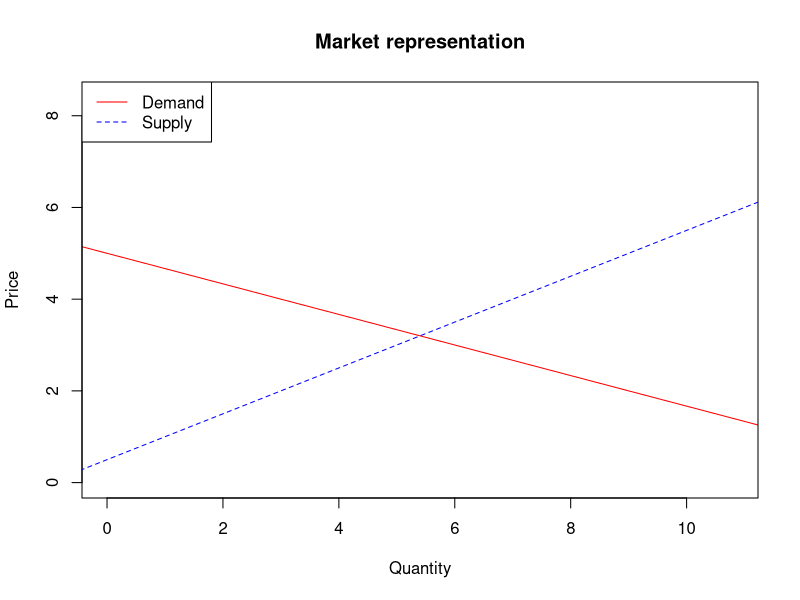
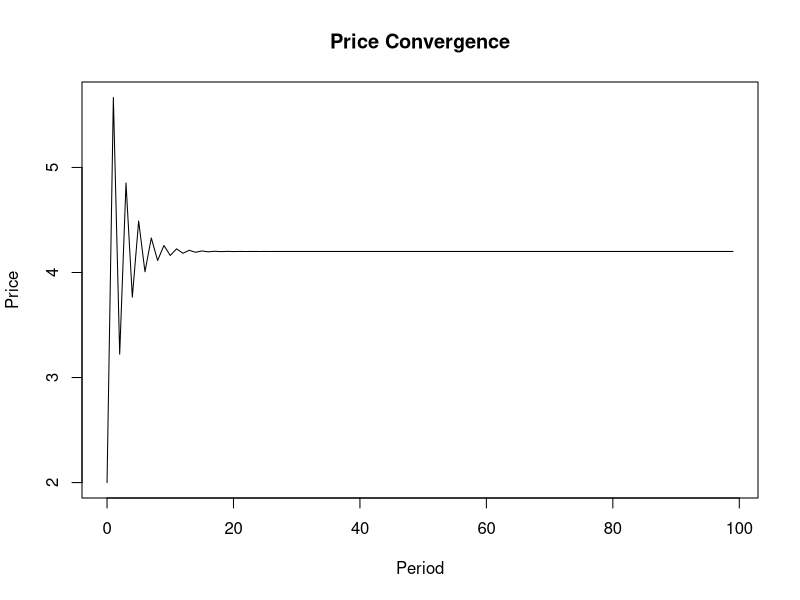
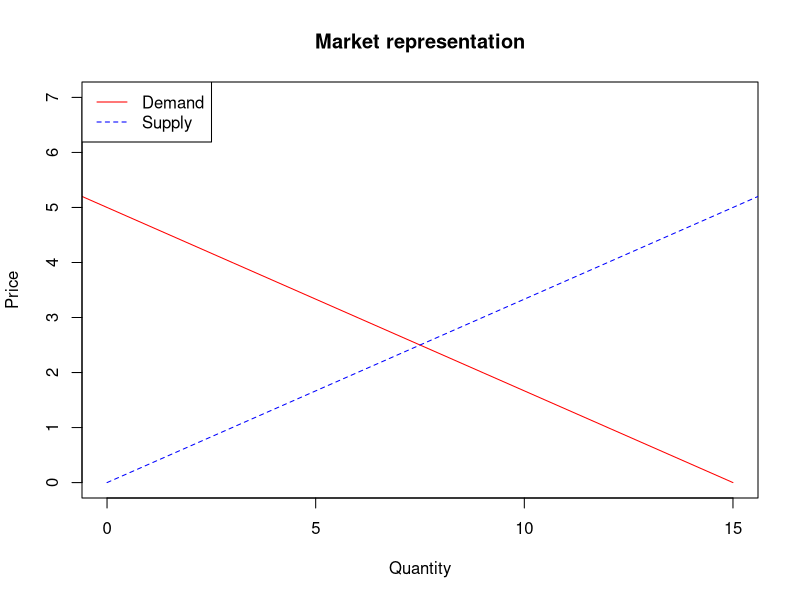
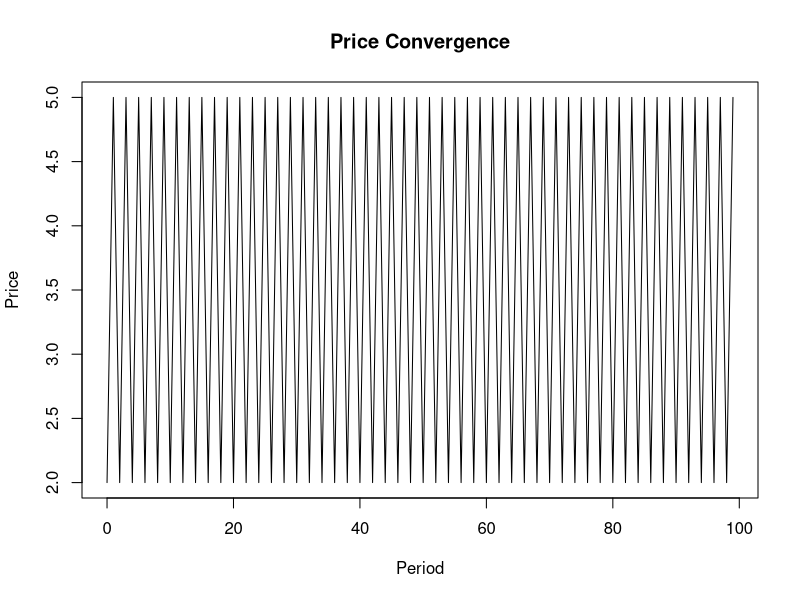
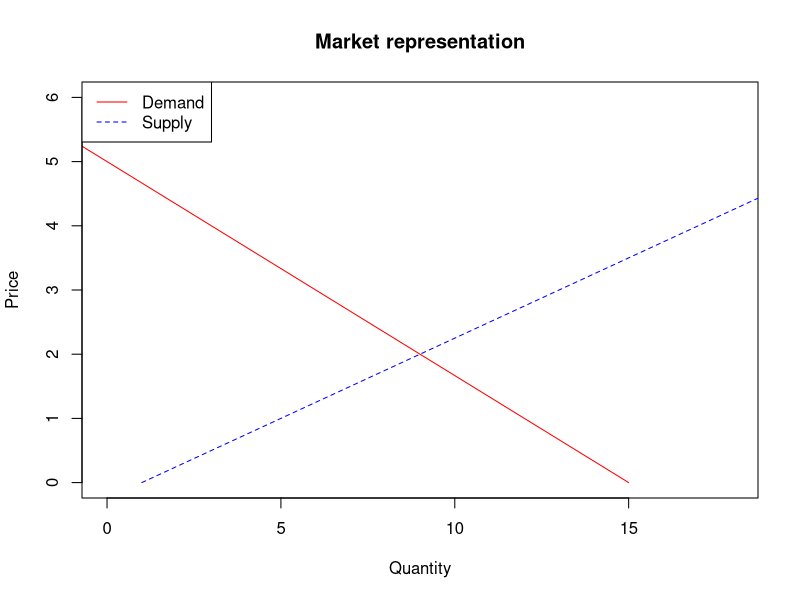
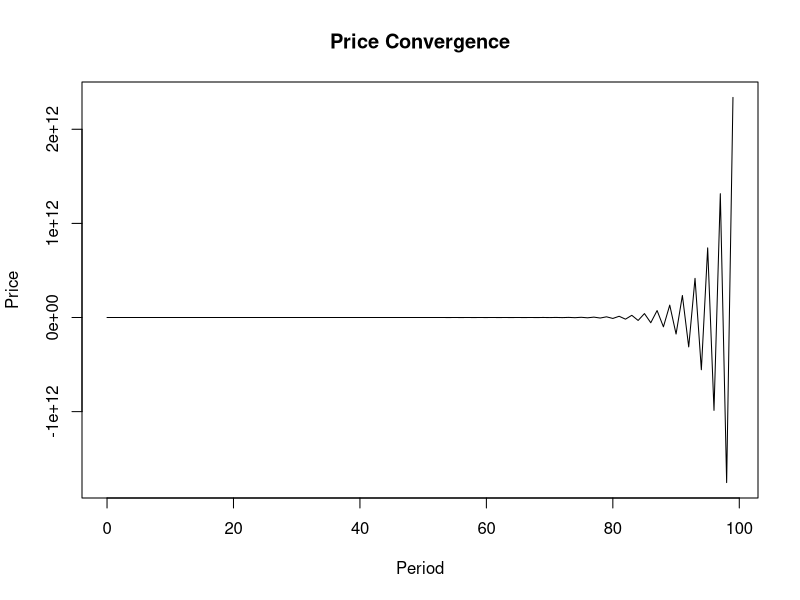

R code for these plots, in order:
# Cobweb Model

# Written by Jorge Paredes on May, 2022

# This script aims to recreate the Cobweb model presented in Ch. 17 on Fundamental Methods of Mathematical Economics from Alpha Chiang


# Preamble ----
library(ggplot2)
library(dplyr)
setwd("C:/Users/jparedesm/iCloudDrive/Desktop/Papers/Small Models/Cobweb")

# Linear CobWeb ----

lin_cobweb <- function(alpha, beta, gamma, delta, p0, iter = 100, tol = 6e-07, return_df=FALSE){
  # Set the vectors for supply, demand and price dynamics
  Qd <- numeric(iter)
  Qs <- numeric(iter)
  p <- numeric(iter)
  p[1] <- p0
  
  # Equilibrium
  p_eq <- (alpha+gamma)/(beta+delta)
  q_eq <- alpha-beta*p_eq
  
  # Create the functions for the demand and supply
  for(t in 1:iter){
  # Demand 
  Qd[t] = alpha - beta*t
  # Supply
  Qs[t] = -gamma + delta*t
  }  
  
  # Price dynamics
  for(t in 1:(iter-1)){
    # Price dynamics 
    p[t+1] = (alpha+gamma)/beta - (delta/beta)*p[t]
  }
  
  # Dataframe computation 
  prices <- data.frame(prices= p) %>% 
    mutate(Demand = alpha - beta*prices) %>% 
    mutate(Supply = -gamma + delta*lag(prices))
  
  
  #plotting
  plot(Qd, 0:(iter-1), type="l", col="red", xlim = c(0,2*q_eq), ylim=c(0,2*p_eq),
       ylab = "Price", xlab = "Quantity", main = "Market representation")
  lines(Qs,0:(iter-1), type="l", col="blue", lty=2)
  legend("topleft", 
         legend=c("Demand", "Supply"), 
         col=c("red", "blue"),
         border = "black",
         lty=1:2)
  
  

  convergence <- prices %>% 
    mutate(p_eq = p_eq,
           dif= abs(p_eq-prices),
           niter=seq(1:iter),
           when = ifelse(dif<=tol,"yes", "no")) %>% 
    filter(when=="yes") %>% 
    select(niter)
  convergence <- convergence[1,1]
  
  
  # Print the equilibrium price and quantity
  cat(paste(" Results of the Cobweb Model:","\n",
            "------------------------------","\n",
            "Intertemporal Equilibrium Price:", p_eq,"\n",
            "Intertemporal Equilibrium Quantity:", q_eq, "\n"))
      
  if(is.na(convergence)==T){
    cat(" The model has a steeper Supply. The price rather oscilates or explotes")
  }else{
    cat(paste("This model converges at price and quantity at the", convergence, "iteration","\n"))
  }
  
  
  
  readline(prompt="Press [enter] to continue to the next graph:")
  
  plot(0:(iter-1), p, type="l", main="Price Convergence", xlab = "Period", ylab="Price")

if(return_df==TRUE){
 return(prices) 
}
}

# Converge
lin_cobweb(alpha = 18, beta = 3, gamma = 3, delta = 2, p0 =2, iter=100)

# Oscila
lin_cobweb(alpha = 18, beta = 3, gamma = 3, delta = 3, p0 =2, iter=100)

# Diverge
lin_cobweb(alpha = 18, beta = 3, gamma = 3, delta = 4, p0 =2, iter=100)

